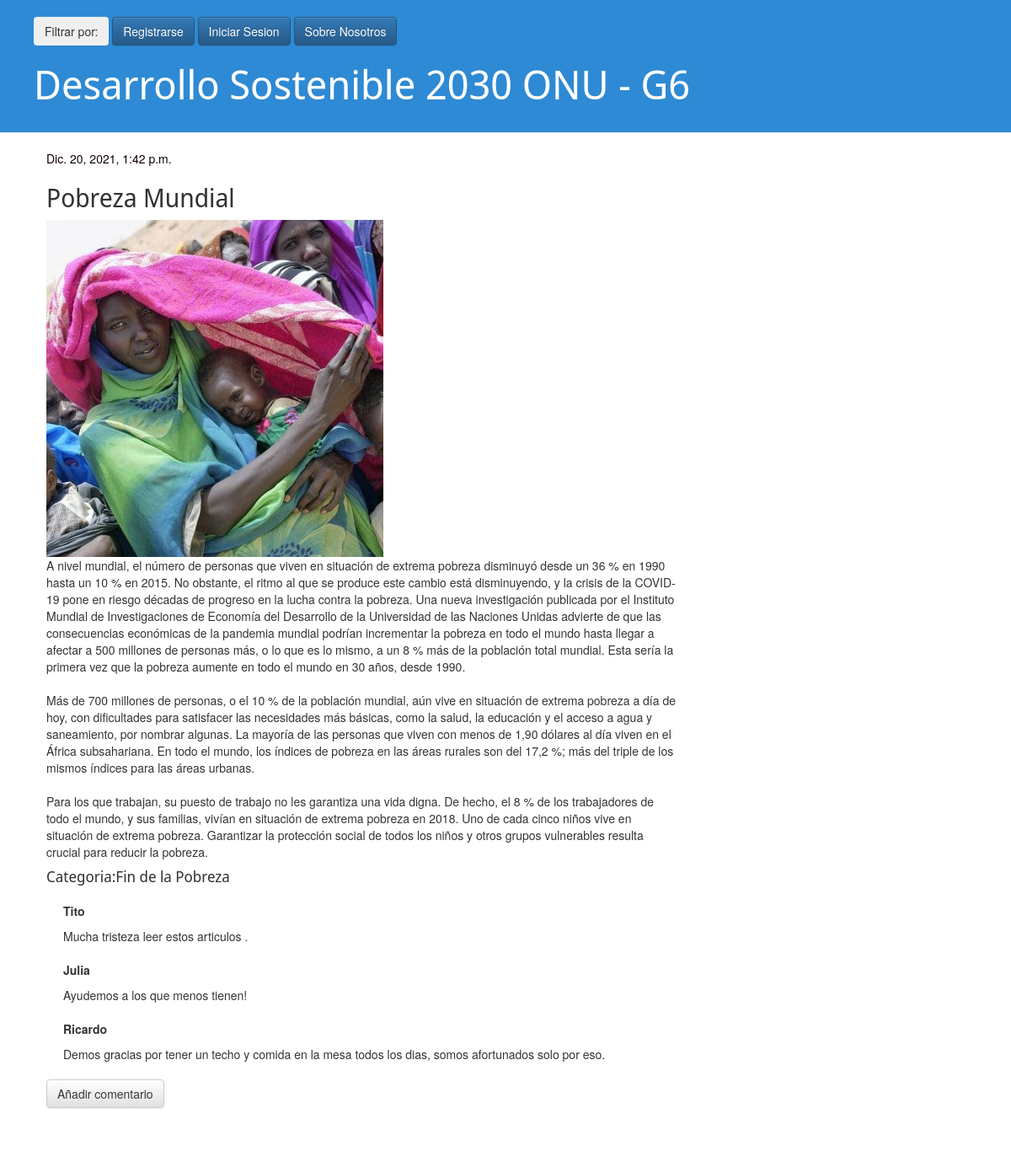
The page /post/19/ on the database its author committed.
### blog/models.py (models this page shows, shortened)
class Post(models.Model):
    CATEGORIES_CHOICES = (
        ('Fin de la Pobreza' , 'Fin de la pobreza'),
        ('Hambre Cero' ,'Hambre Cero'),
        ('Salud y Bienestar' ,'Salud y Bienestar'),
        ('Educación de Calidad', 'Educación de Calidad'),
        ('Igualdad de Género', 'Igualdad de Género'),
        ('Agua limpia y Saneamiento', 'Agua limpia y Saneamiento'),
        ('Energía asequible y no contaminante', 'Energía asequible y no contaminante'),
        ('Trabajo Decente', 'Trabajo Decente'),
        ('Industria,Innovacion e Infraestructura', 'Industria,Innovacion e Infraestructura'),
        ('Reducción de las Desigualdades', 'Reducción de las Desigualdades'),
        ('Ciudades Sostenibles', 'Ciudades Sostenibles'),
        ('Producción y Consumo Responsable', 'Producción y Consumo Responsable'),
        ('Acción por el Clima' , 'Acción por el Clima'),
        ('Vida Sumbarina' , 'Vida Submarina'),
        ('Vida de Ecosistemas Terrestres' , 'Vida de Ecosistemas Terrestres'),
        ('Paz y Justicia' , 'Paz y Justicia'),
        ('Alianzas para lograr los objetivos' , 'Alianzas para lograr los objetivos')
           )
    author = models.ForeignKey('auth.User', on_delete=models.CASCADE)
    title = models.CharField(max_length=200)
    text = models.TextField()
    image = models.ImageField(null=True, blank=True,upload_to="media/" )
    created_date = models.DateTimeField(
            default=timezone.now)
    published_date = models.DateTimeField(
            blank=True, null=True)
    category = models.CharField(
        max_length=120,
        choices=CATEGORIES_CHOICES,
        default='sin categoria'
        )

class Comment(models.Model):
    post = models.ForeignKey('blog.Post', on_delete=models.CASCADE, related_name='comments')
    author = models.CharField(max_length=200, verbose_name= "Autor")
    text = models.TextField(verbose_name="Comentario")
    created_date = models.DateTimeField(default=timezone.now)
    approved_comment = models.BooleanField(default=False)

### blog/views.py (the view)
# urls.py: path('post/<int:pk>/', views.post_detail, name='post_detail'),
def post_detail(request, pk):
    post = get_object_or_404(Post, pk=pk)
    return render(request, 'blog/post_detail.html', {'post': post})

### blog/templates/blog/post_detail.html (shortened to what this page needs)
{% extends 'blog/base.html' %} {% block content %}
<div class="post">
    {% if post.published_date %}
    <div class="date">
        {{ post.published_date }}
    </div>
    {% endif %}
    <h2>{{ post.title }}</h2>
    <img src="{{ post.image.url}}" alt="{{ post.title }}">
    <p>{{ post.text|linebreaksbr }}</p>
    <h4>Categoria:{{ post.category|linebreaksbr }}</h4>
    {% for comment in post.comments.all %}
    <div class="comment">
        <strong>{{ comment.author }}</strong>
        <p>{{ comment.text|linebreaks }}</p>
    </div>
    {% empty %}
    <h3>Todavia no hay comentarios, se el primero!</h3>
    {% endfor %}
    <a class="btn btn-default" href="{% url 'add_comment_to_post' pk=post.pk %}">Añadir comentario</a>
</div>
{% endblock %}

### blog/static/css/blog.css (style rules this page uses)
h1, h2, h3, h4 { font-family: 'Noto Sans Display', sans-serif; }
.date { color: #130101; }
.post { margin-bottom: 70px; }
.comment { margin: 20px 0px 20px 20px; }

### rows shown on the page
Post: published_date "Dic. 20, 2021, 1:42 p.m.", title "Pobreza Mundial", image (picture), text "A nivel mundial, el número de personas que viven en situación de extrema pobreza disminuyó desde un 36 % en 1990 hasta un 10 % en 2015. No obstante, el ritmo al que se produce este cambio está disminuyendo, y la crisis de la COVID-19 pone en riesgo décadas de progreso en la lucha contra la pobreza. Una nueva investigación publicada por el Instituto Mundial de Investigaciones de Economía del Desarrollo de la Universidad de las Naciones Unidas advierte de que las consecuencias económicas de la pandemia mundial podrían incrementar la pobreza en todo el mundo hasta llegar a afectar a 500 millones de personas más, o lo que es lo mismo, a un 8 % más de la población total mundial. Esta sería la…", category "Fin de la Pobreza"
Comment: author "Tito", text "Mucha tristeza leer estos articulos ."
Comment: author "Julia", text "Ayudemos a los que menos tienen!"
Comment: author "Ricardo", text "Demos gracias por tener un techo y comida en la mesa todos los dias, somos afortunados solo por eso."
